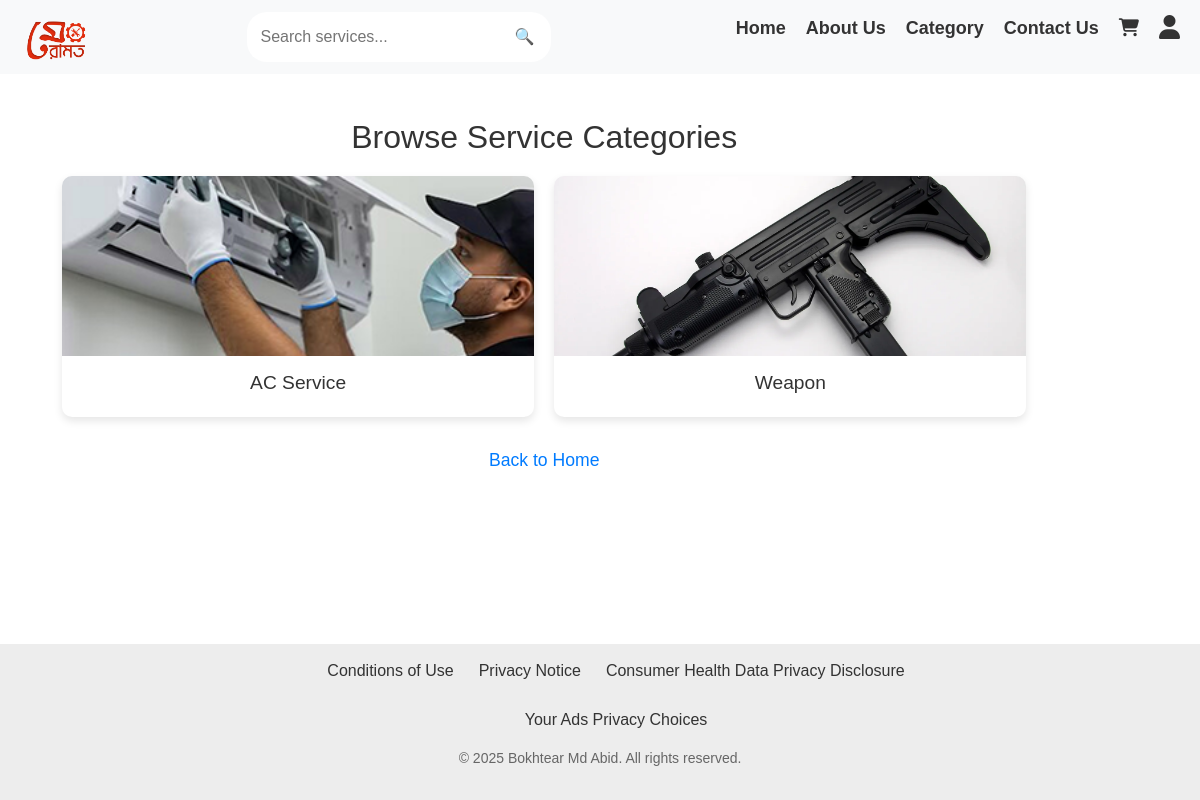
Page /categories/ on the committed database.
### meramotapp/models.py (models this page shows, shortened)
class Category(models.Model):
    name = models.CharField(max_length=100, unique=True)
    image = models.ImageField(upload_to='category_images', null=True, blank=True)
    slug = models.SlugField(unique=True)

### meramotapp/views.py (the view)
# urls.py: path('categories/', views.category_list, name='category_list'),
def category_list(request):
    categories = Category.objects.all()
    return render(request, 'category_list.html', {'categories': categories})

### templates/category_list.html (shortened to what this page needs)
{% extends "base.html" %}
{% load static %}
{% block extra_css %}
    <link rel="stylesheet" href="{% static 'css/style_category.css' %}">
{% endblock %}
{% block content %}
    <div class="container-category">
        <h1 class="title">Browse Service Categories</h1>
        <div class="category-grid">
            {% for category in categories %}
            <div class="category-card">
                <a href="{% url 'category_services' category.id %}">
                    <img src="{{ category.image.url }}" alt="{{ category.name }}">
                    <h3>{{ category.name }}</h3>
                </a>
            </div>
            {% endfor %}
        </div>
        <div class="back-home">
            <a href="{% url 'home' %}">Back to Home</a>
        </div>
    </div>
{% endblock %}

### static/css/style_category.css (style rules this page uses)
.container-category { text-align: center; width: 90%; max-width: 1200px; padding: 20px; }
.title { font-size: 2em; margin-bottom: 20px; color: #333; }
.category-grid { display: grid; grid-template-columns: repeat(auto-fit, minmax(250px, 1fr)); gap: 20px; margin-top: 20px; }
.category-card { background: #fff; border-radius: 10px; overflow: hidden; transition: 0.3s ease-in-out; box-shadow: 0 4px 8px rgba(0, 0, 0, 0.1); text-align: center; }
.category-card img { width: 100%; height: 180px; object-fit: cover; }
.category-card h3 { padding: 15px; font-size: 1.2em; color: #333; }
.category-card a { text-decoration: none; color: inherit; }
.back-home { margin-top: 30px; }
.back-home a { text-decoration: none; color: #007bff; font-size: 1.1em; }

### templates/navbar.html (style rules this page uses)
* { text-decoration: none; margin: 0; padding: 0; box-sizing: border-box; }

### templates/footer.html (style rules this page uses)
* { margin: 0; padding: 0; text-decoration: none; box-sizing: border-box; }
html, body { height: 100%; display: flex; flex-direction: column; font-family: 'Trebuchet MS', 'Lucida Sans Unicode', 'Lucida Grande', 'Lucida Sans', Arial, sans-serif; }

### rows in the picture
Category: image (picture), name "AC Service"
Category: image (picture), name "Weapon"
